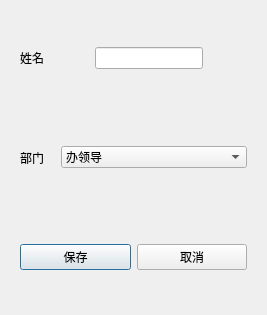
<?xml version="1.0" encoding="UTF-8"?>
<ui version="4.0">
 <class>add_user_dlg</class>
 <widget class="QDialog" name="add_user_dlg">
  <property name="geometry">
   <rect>
    <x>0</x>
    <y>0</y>
    <width>267</width>
    <height>315</height>
   </rect>
  </property>
  <property name="windowTitle">
   <string>Dialog</string>
  </property>
  <layout class="QGridLayout" name="gridLayout_2">
   <item row="0" column="0">
    <layout class="QGridLayout" name="gridLayout">
     <item row="1" column="0">
      <widget class="QWidget" name="widget_5" native="true">
       <layout class="QHBoxLayout" name="horizontalLayout_6">
        <item>
         <widget class="QLabel" name="label_3">
          <property name="text">
           <string>部门</string>
          </property>
         </widget>
        </item>
        <item>
         <widget class="QComboBox" name="combo_depname_2">
          <item>
           <property name="text">
            <string>办领导</string>
           </property>
          </item>
          <item>
           <property name="text">
            <string>综合处</string>
           </property>
          </item>
          <item>
           <property name="text">
            <string>政策法规处</string>
           </property>
          </item>
          <item>
           <property name="text">
            <string>机构改革处</string>
           </property>
          </item>
          <item>
           <property name="text">
            <string>党群政法行政机构编制管理处</string>
           </property>
          </item>
          <item>
           <property name="text">
            <string>政府行政机构编制管理处</string>
           </property>
          </item>
          <item>
           <property name="text">
            <string>市县行政机构编制管理处</string>
           </property>
          </item>
          <item>
           <property name="text">
            <string>事业机构编制管理处</string>
           </property>
          </item>
          <item>
           <property name="text">
            <string>事业单位登记管理处</string>
           </property>
          </item>
          <item>
           <property name="text">
            <string>机构编制监督检查处</string>
           </property>
          </item>
          <item>
           <property name="text">
            <string>人事处</string>
           </property>
          </item>
          <item>
           <property name="text">
            <string>机关党委</string>
           </property>
          </item>
          <item>
           <property name="text">
            <string>省机构编制电子政务中心</string>
           </property>
          </item>
          <item>
           <property name="text">
            <string>省机构编制研究中心</string>
           </property>
          </item>
         </widget>
        </item>
       </layout>
      </widget>
     </item>
     <item row="0" column="0">
      <widget class="QWidget" name="widget_6" native="true">
       <layout class="QHBoxLayout" name="horizontalLayout_7">
        <item>
         <layout class="QHBoxLayout" name="horizontalLayout_8">
          <item>
           <widget class="QLabel" name="label_4">
            <property name="text">
             <string>姓名</string>
            </property>
           </widget>
          </item>
          <item>
           <spacer name="horizontalSpacer_3">
            <property name="orientation">
             <enum>Qt::Horizontal</enum>
            </property>
            <property name="sizeHint" stdset="0">
             <size>
              <width>40</width>
              <height>20</height>
             </size>
            </property>
           </spacer>
          </item>
          <item>
           <widget class="QLineEdit" name="le_name_2"/>
          </item>
          <item>
           <spacer name="horizontalSpacer_4">
            <property name="orientation">
             <enum>Qt::Horizontal</enum>
            </property>
            <property name="sizeHint" stdset="0">
             <size>
              <width>40</width>
              <height>20</height>
             </size>
            </property>
           </spacer>
          </item>
         </layout>
        </item>
       </layout>
      </widget>
     </item>
     <item row="2" column="0">
      <widget class="QWidget" name="widget_4" native="true">
       <layout class="QHBoxLayout" name="horizontalLayout_5">
        <item>
         <widget class="QPushButton" name="save_2">
          <property name="text">
           <string>保存</string>
          </property>
         </widget>
        </item>
        <item>
         <widget class="QPushButton" name="cle_2">
          <property name="text">
           <string>取消</string>
          </property>
         </widget>
        </item>
       </layout>
      </widget>
     </item>
    </layout>
   </item>
  </layout>
 </widget>
 <resources/>
 <connections/>
</ui>
